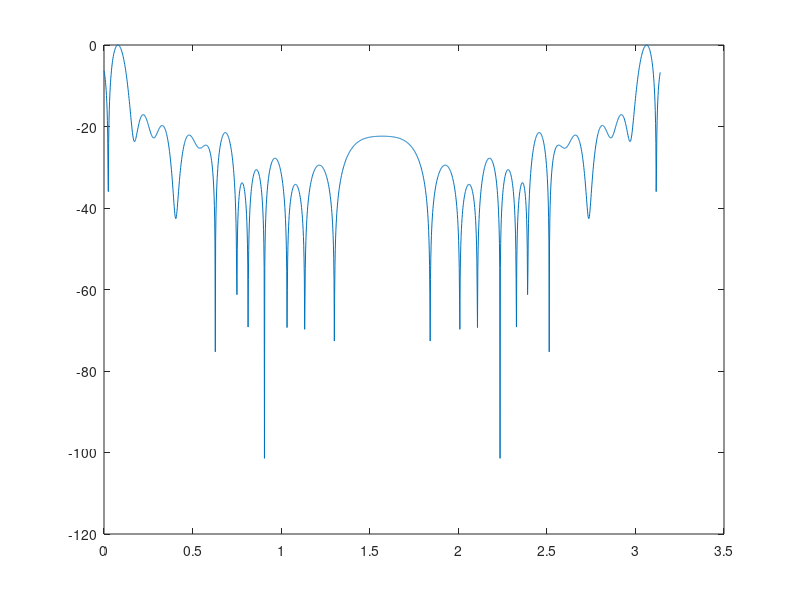

MATLAB code to generate this figure:
clc;
clear;
close all;

%%
% theta = 0:pi/180:pi-pi/180;
% afd = sin(theta);
% %length(afd)
% afd = [ .1*ones(1,90) afd .1*ones(1,90)];
% plot(1:length(afd),afd);
% psi=k*d*cos(theta)+beta;
% AF=sinc((Nelem.*psi./2)/pi)./sinc((psi./2)/pi);
%%

lambda = 1;
d = lambda/2;
M = 32;
m = M/2;
theta = 0:pi/1800:pi-pi/1800;
%%
magf = load('fig7_im.txt');
phaf = load('fig7_degree.txt');
phaf = phaf.*pi/180;
magf = ones(1,16);
% phaf = zeros(1,16);

%am = exp(j*phaf) .* magf;
am = magf;
am = am';


%%

m = [1:2:M-1];
u = pi*d/lambda*sin(theta);
costerm = zeros(length(m),length(u));

for ii = 1 :length(m)
   pha(ii,:) = phaf(ii).*ones(1,length(theta));
    
end

for ii = 1:length(m)
costerm(ii,:) = cos(m(ii).*u + pha(ii,:));
end

af = zeros(1,length(u));
for ii = 1:length(m)

    af = af + costerm(ii,:);
    
end

 afdb = 20*log10(abs(af)/max(abs(af)));
% %plot(theta,af);
 plot(theta,afdb);

%%
% NN = 181;
% theta=linspace(0,pi,M+1);
% phi3=linspace(0*pi/180,360*pi/180,NN+1);
% k=2*pi;
% 
% Nelem = 32;
% psi=k.*d.*cos(theta);%+beta;
% 
% AF=sinc((Nelem.*psi./2)/pi)./sinc((psi./2)/pi)